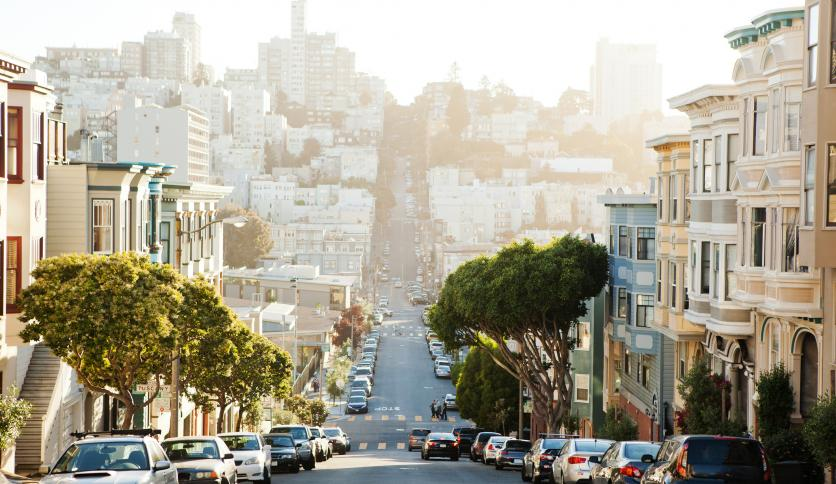
#> input picture basics/data/images/city.jpg, 836 x 484 px
$ python image_transformations.py
#> lines starting #> are read from the running program, lines starting #| are printed output that depends on the picture
import cv2 as cv
import numpy as np
from basic_functions.read_data import read_img, read_video
from basic_functions.transformations import translate, rotate
from basic_functions.helpers import show_img

if __name__ == "__main__":
    img_path = "data/images/city.jpg"

    # Reading image
    img = cv.imread(img_path)
#> img is the input picture: shape (484, 836, 3); mean B, G, R 149.2, 165.2, 170.9

    # Splitting into 3 colors
    b, g, r = cv.split(img)
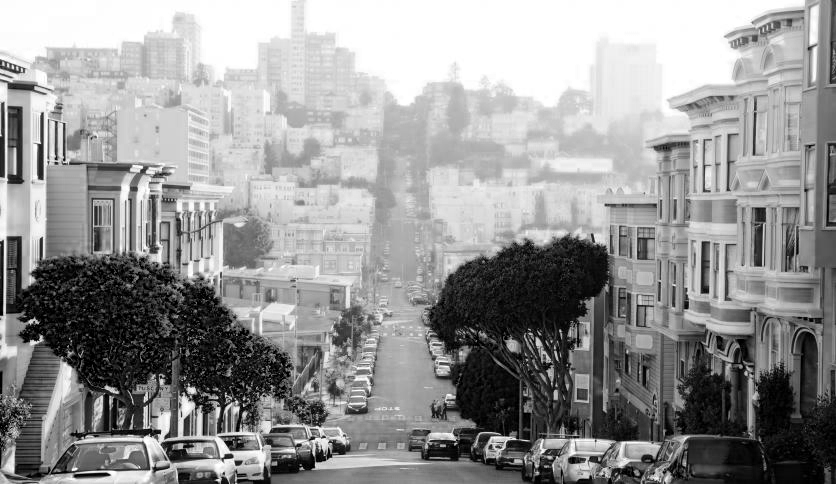
#> b: shape (484, 836); min 0, max 255, mean 149.2
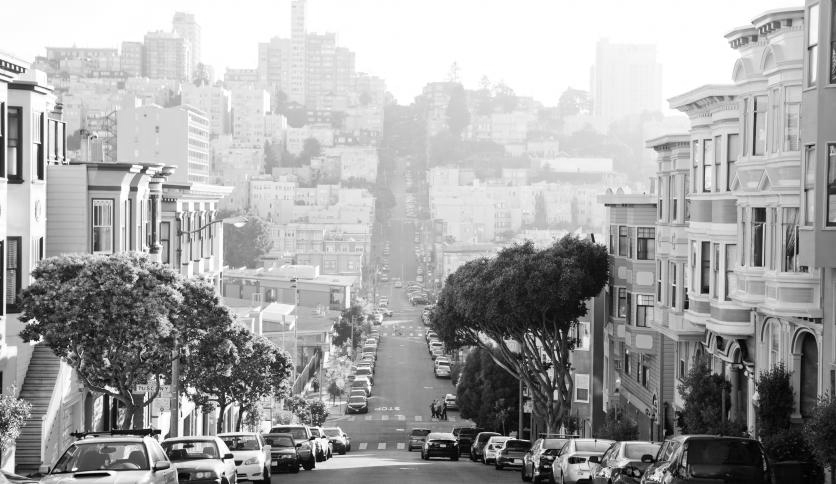
#> g: shape (484, 836); min 0, max 255, mean 165.2
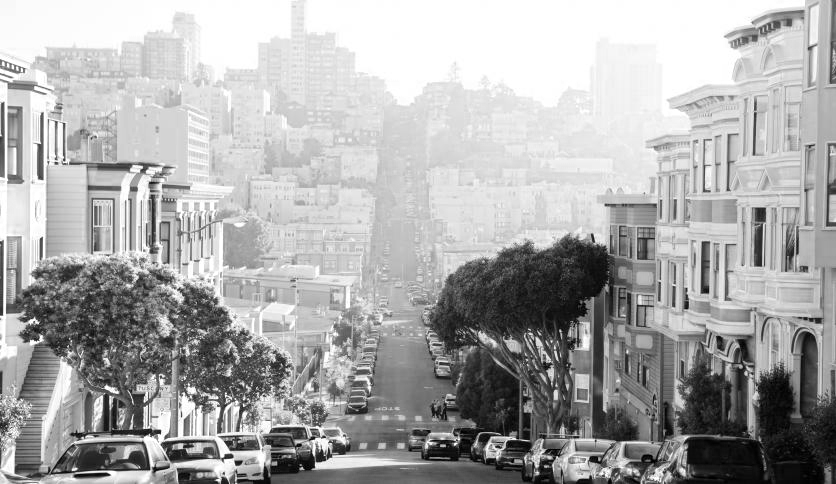
#> r: shape (484, 836); min 0, max 255, mean 170.9

    # distinct_colors = np.hstack((b, g, r))
#> (the run stopped early here; a loop or call above may not have finished)
